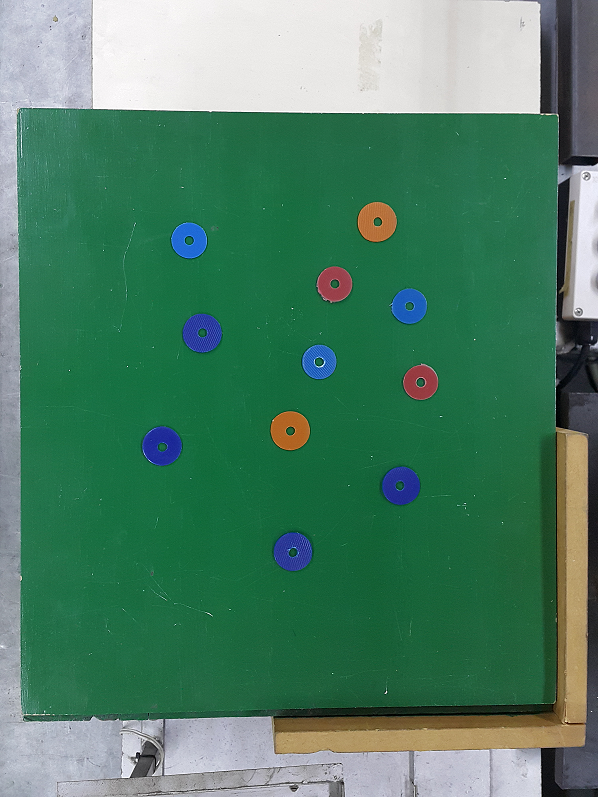
#> input picture TP1/arandelas.png, 598 x 797 px
$ jupyter execute 01_deteccion_arandelas.ipynb   (shell and % lines are left out)
#> lines starting #> are read from the running program, lines starting #| are printed output that depends on the picture; after the words box and inside, x2 and y2 are one past the last pixel; in counts of white or black regions, pixels touching at a corner belong together; long printed decimals are rounded
# Trabajo Practico Nº 1

Segmentación de arandelas por color

[cell 1]

import numpy as np
import cv2 as cv
import matplotlib.pyplot as plt

[cell 2]
# Cargar la imagen color
img_color = cv.imread('arandelas.png')
#> img_color is the input picture: shape (797, 598, 3); mean B, G, R 101.8, 127.5, 77.5
imgRGB = cv.cvtColor(img_color, cv.COLOR_BGR2RGB)

plt.figure("Imagen de arandelas")
plt.imshow(imgRGB)
plt.show()

Modelo estadistico para cada arandela

[cell 3]
# Calculamos un modelo estadístico para caracterizar el color de las arandelas

# arandela roja en el espacio RGB
img_muestra = imgRGB[276:290, 319:326,:]
plt.figure("Muestra Roja")
plt.imshow(img_muestra)
plt.show()
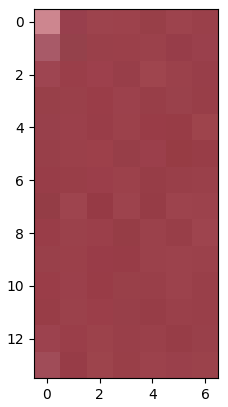
#> figure drawn by matplotlib, 1 panel

color_mean_r, color_std_r = cv.meanStdDev(img_muestra)
#> color_mean_r = [154.6, 64.64, 74.96]; color_std_r = [5.77, 7.96, 7.99]
print(f'Media rgb_Rojo: {color_mean_r.flatten().tolist()}')
#| Media rgb_Rojo: [154.612, 64.643, 74.959]
print(f'Desvio rgb_Rojo: {color_std_r.flatten().tolist()}')
#| Desvio rgb_Rojo: [5.769, 7.961, 7.990]

# Tomamos una muestra del arandela naranja
img_muestra = imgRGB[212:229, 365:370,:]
color_mean_n, color_std_n = cv.meanStdDev(img_muestra)
#> color_mean_n = [183.9, 112.8, 58.85]; color_std_n = [4.58, 4.7, 4.65]
print(f'Media rgb_Naranja: {color_mean_n.flatten().tolist()}')
#| Media rgb_Naranja: [183.859, 112.765, 58.847]
print(f'Desvio rgb_Naranja: {color_std_n.flatten().tolist()}')
#| Desvio rgb_Naranja: [4.579, 4.697, 4.651]
plt.figure("Muestra Naranja")
plt.imshow(img_muestra)
plt.show()
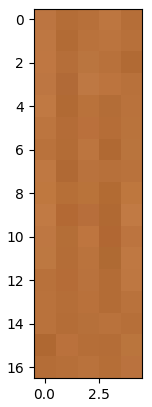
#> figure drawn by matplotlib, 1 panel

# Tomamos una muestra del arandela Azul
img_muestra = imgRGB[324:338, 186:194,:]
color_mean_blue, color_std_blue = cv.meanStdDev(img_muestra)
#> color_mean_blue = [43.12, 58.5, 159.6]; color_std_blue = [9.5, 9.38, 9.5]
print(f'Media rgb_Azul: {color_mean_blue.flatten().tolist()}')
#| Media rgb_Azul: [43.125, 58.5, 159.607]
print(f'Desvio rgb_Azul: {color_std_blue.flatten().tolist()}')
#| Desvio rgb_Azul: [9.504, 9.384, 9.497]
plt.figure("Muestra Azul")
plt.imshow(img_muestra)
plt.show()
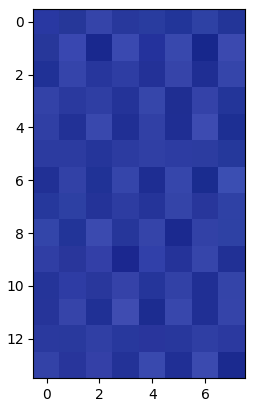
#> figure drawn by matplotlib, 1 panel

# Tomamos una muestra del arandela turqueza
img_muestra = imgRGB[356:365, 305:312,:]
color_mean_tur, color_std_tur = cv.meanStdDev(img_muestra)
#> color_mean_tur = [38.22, 99.25, 190.2]; color_std_tur = [14.14, 14.51, 12.52]
print(f'Media rgb_Turquesa: {color_mean_tur.flatten().tolist()}')
#| Media rgb_Turquesa: [38.222, 99.254, 190.222]
print(f'Desvio rgb_Turquesa: {color_std_tur.flatten().tolist()}')
#| Desvio rgb_Turquesa: [14.143, 14.508, 12.517]
plt.figure("Muestra Turqueza")
plt.imshow(img_muestra)
plt.show()
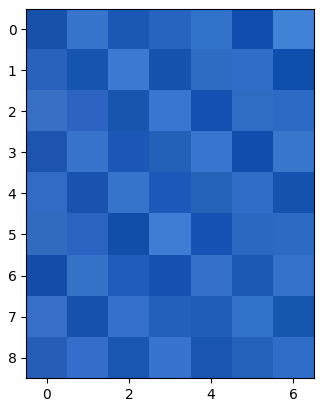
#> figure drawn by matplotlib, 1 panel

[cell 4]
# Identificamos los puntos que estén cerca de la media en un radio menor
# que 3 sigmas para ¨capturar¨ el 99.7 % de pixeles.
n_sigma = 3
mask = cv.inRange(
    imgRGB, color_mean_r-color_std_r * n_sigma,  color_mean_r + color_std_r * n_sigma)
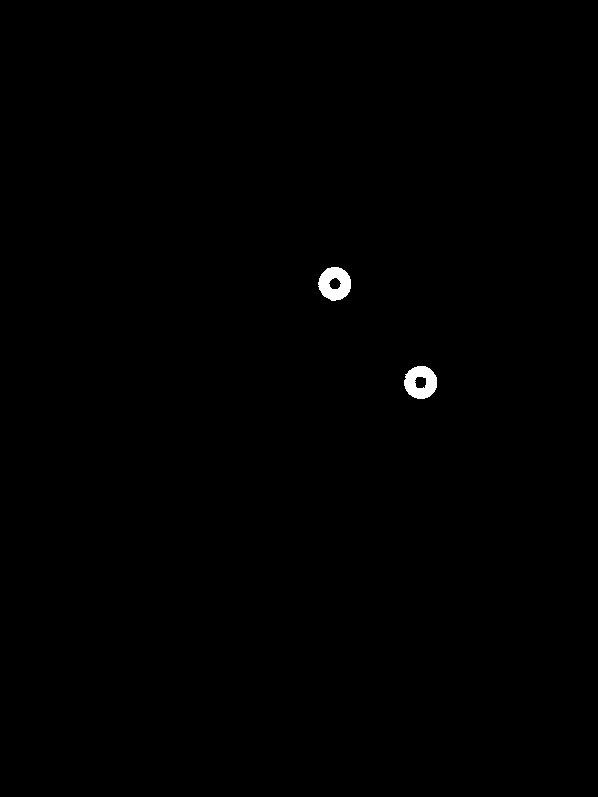
#> mask: shape (797, 598); 0.32% white; 2 white regions, box (x1, y1, x2, y2) and area: (318, 267, 351, 301) 774, (404, 366, 437, 399) 759
img_segmentada_roja = cv.bitwise_and(imgRGB, imgRGB, mask=mask)
plt.figure("Segmentación de arandelas rojas")
plt.imshow(img_segmentada_roja)
plt.show()

mask = cv.inRange(
    imgRGB, color_mean_n-color_std_n * n_sigma,  color_mean_n + color_std_n * n_sigma)
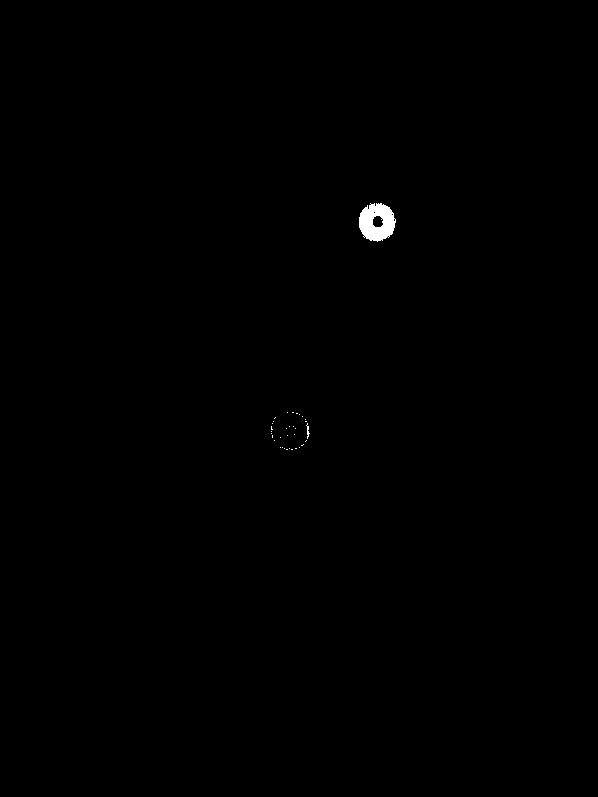
#> mask: shape (797, 598); 0.23% white; 34 white regions (32 under 20 px), largest, box (x1, y1, x2, y2) and area: (359, 203, 396, 242) 1008, (306, 423, 310, 439) 26
img_segmentada_naranja = cv.bitwise_and(imgRGB, imgRGB, mask=mask)

plt.figure("Segmentación de arandelas naranjas")
plt.imshow(img_segmentada_naranja)
plt.show()


mask = cv.inRange(
    imgRGB, color_mean_blue-color_std_blue * n_sigma,  color_mean_blue + color_std_blue * n_sigma)
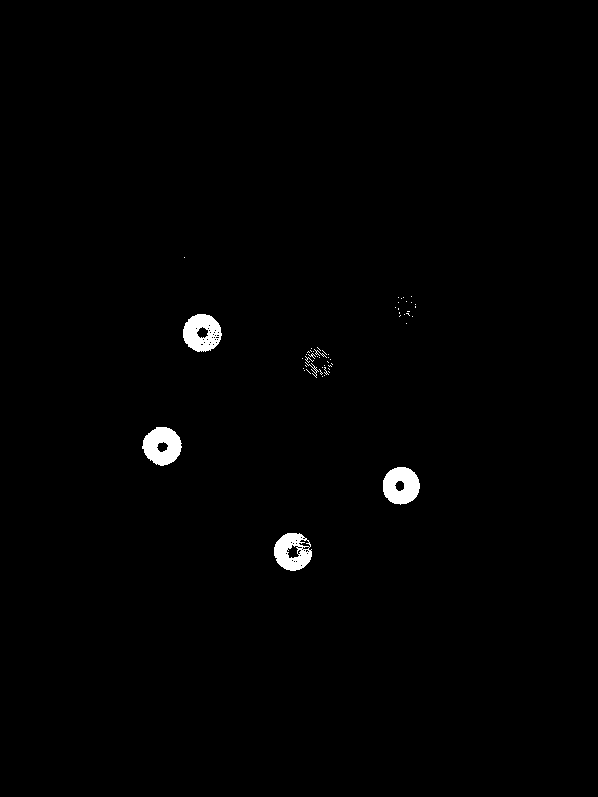
#> mask: shape (797, 598); 0.9% white; 55 white regions (49 under 20 px), largest, box (x1, y1, x2, y2) and area: (142, 427, 182, 466) 1078, (183, 314, 222, 352) 1039, (383, 467, 420, 505) 1035, (274, 533, 312, 571) 954, (305, 362, 319, 378) 35, (314, 349, 327, 358) 21
img_segmentada_azul = cv.bitwise_and(imgRGB, imgRGB, mask=mask)

plt.figure("Segmentación de arandelas azul")
plt.imshow(img_segmentada_azul)
plt.show()

mask = cv.inRange(
    imgRGB, color_mean_tur-color_std_tur * n_sigma,  color_mean_tur + color_std_tur * n_sigma)
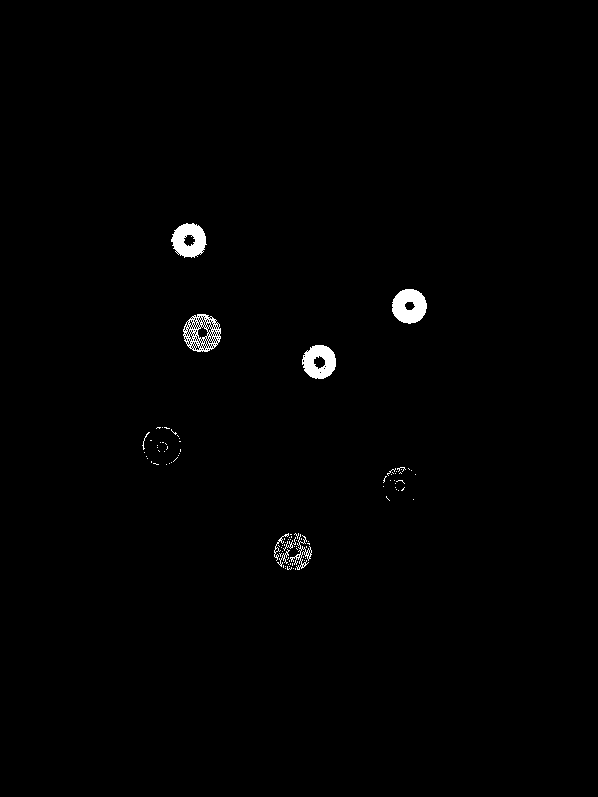
#> mask: shape (797, 598); 0.8% white; 98 white regions (89 under 20 px), largest, box (x1, y1, x2, y2) and area: (392, 289, 427, 324) 894, (171, 223, 207, 258) 845, (302, 345, 336, 379) 803
img_segmentada_tur = cv.bitwise_and(imgRGB, imgRGB, mask=mask)

plt.figure("Segmentación de arandelas turquesa")
plt.imshow(img_segmentada_tur)
plt.show()


#img_suma = cv.add (img_segmentada_roja, img_segmentada_naranja, img_segmentada_azul)
img_suma = img_segmentada_roja + img_segmentada_naranja + img_segmentada_azul + img_segmentada_tur
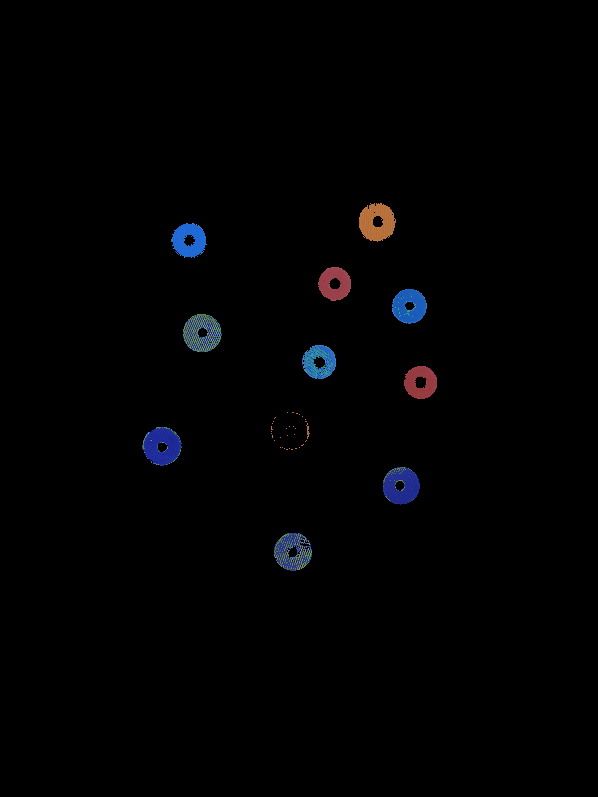
#> img_suma: shape (797, 598, 3); mean R, G, B 1.6, 1.7, 2.5
plt.figure("Suma de las segmentaciones")
plt.imshow(img_suma)
plt.show
